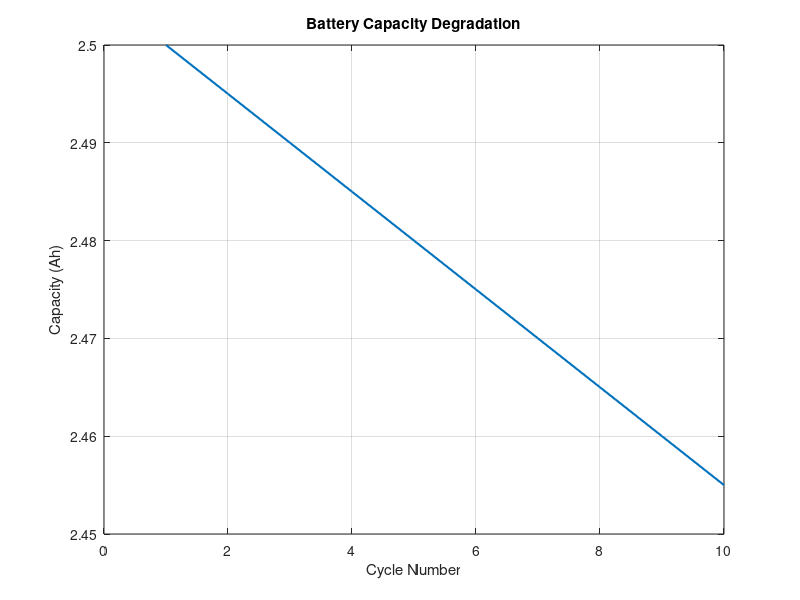
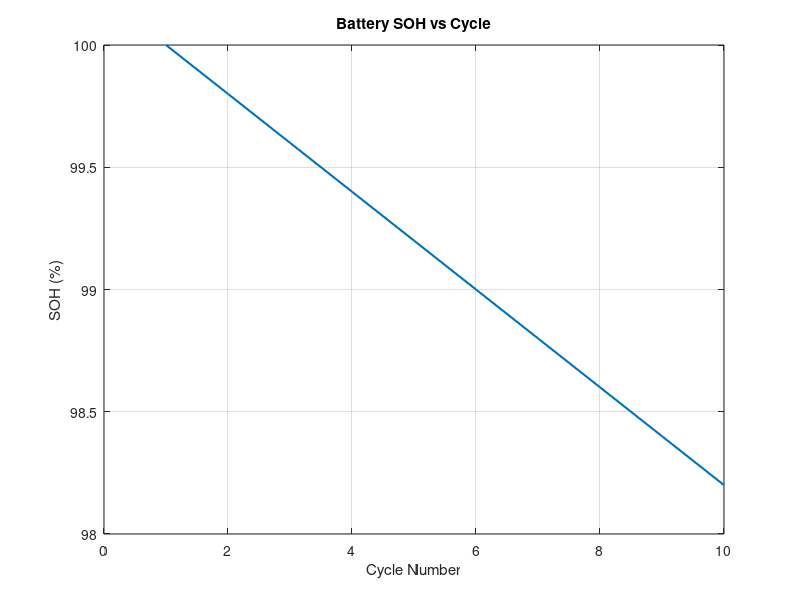

These charts were generated, in order, by the following MATLAB code:
clear;
clc;
close all;

%% Battery Test 3 - Cycle Life Test

%% Test Parameters

Capacity_rated = 2.5 ;        % Rated battery capacity (Ah)
Number_of_Cycles = 10;      % Number of cycles

%% Cycle Number

Cycles = 1:Number_of_Cycles;

%% Capacity Degradation Model

Degradation_rate = 0.002;    % Capacity loss per cycle (training assumption)

Capacity = Capacity_rated .* (1 - Degradation_rate .* (Cycles - 1));

%% State of Health (SOH)

SOH = (Capacity ./ Capacity_rated) .* 100;

%% Capacity Retention

Capacity_retention = Capacity ./ Capacity_rated .* 100;

%% Plot Capacity vs Cycle

figure;

plot(Cycles,Capacity,'LineWidth',1.5);

xlabel('Cycle Number');
ylabel('Capacity (Ah)');
title('Battery Capacity Degradation');

grid on;

%% Plot SOH vs Cycle

figure;

plot(Cycles,SOH,'LineWidth',1.5);

xlabel('Cycle Number');
ylabel('SOH (%)');
title('Battery SOH vs Cycle');

grid on;

%% Capacity Fade
Capacity_Fade = 100-SOH (end)
fprintf('Capacity Fade =%.2f %%\n',Capacity_Fade);

%% Degradation Rate

Degradation_Rate = (SOH(1) - SOH(end)) / (Cycles(end) - Cycles(1));
fprintf('SOH Degradation Rate = %.4f %% per cycle\n',Degradation_Rate);
%% Important Results

Initial_Capacity = Capacity(1);
Final_Capacity = Capacity(end);

Initial_SOH = SOH(1);
Final_SOH = SOH(end);

Capacity_Loss = Initial_Capacity - Final_Capacity;

fprintf('\n');
fprintf('====================================\n');
fprintf('       BATTERY CYCLE LIFE TEST\n');
fprintf('====================================\n');

fprintf('Number of Cycles  : %d\n',Number_of_Cycles);
fprintf('Initial Capacity  : %.4f Ah\n',Initial_Capacity);
fprintf('Final Capacity    : %.4f Ah\n',Final_Capacity);
fprintf('Capacity Loss     : %.4f Ah\n',Capacity_Loss);
fprintf('Capacity Fade     : %.4f Ah\n',Capacity_Fade);
fprintf('Initial SOH       : %.2f %%\n',Initial_SOH);
fprintf('Final SOH         : %.2f %%\n',Final_SOH);
fprintf('Final SOH Degradation Rate  : %.4f %%\n',Degradation_Rate);

fprintf('====================================\n');

%% Final PASS / FAIL

SOH_limit = 80;

if Final_SOH >= SOH_limit
    
    fprintf('CYCLE LIFE TEST RESULT: PASS\n');
    
else
    
    fprintf('CYCLE LIFE TEST RESULT: FAIL\n');
    
end
